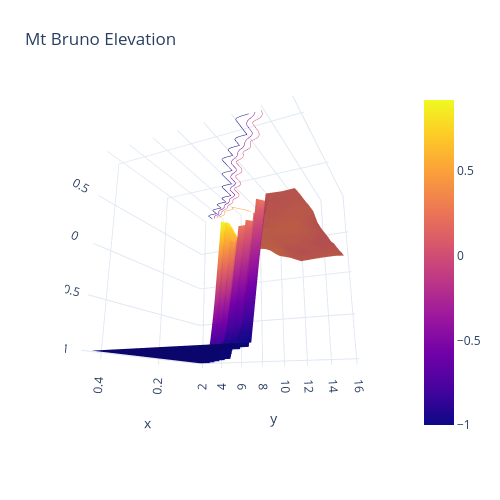

This figure's notebook cell:
### Code cell
#轮廓系数
show_3d(df_result,'silhouette')

### Figure 1 — Plotly figure (JSON) as saved in the notebook; plotly's stock layout.template omitted (floating-point values rounded to 4 significant figures; data arrays with more than 128 entries replaced by an {"elided": "..."} marker saying what was removed)
{"data": [{"contours": {"z": {"highlightcolor": "limegreen", "project": {"z": true}, "show": true, "usecolormap": true}}, "type": "surface", "x": [0.02, 0.05, 0.08, 0.11, 0.14, 0.17, 0.2, 0.23, 0.26, 0.29, 0.32, 0.35, 0.38, 0.41, 0.44, 0.47, 0.5, 0.53, 0.56, 0.59, 0.62, 0.65, 0.68, 0.71, 0.74, 0.77, 0.8, 0.83, 0.86, 0.89], "y": [2, 3, 4, 5, 6, 7, 8, 9, 10, 11, 12, 13, 14, 15, 16], "z": {"elided": "30x15 float values"}}], "layout": {"autosize": false, "height": 500, "margin": {"b": 65, "l": 65, "r": 50, "t": 90}, "scene": {"camera": {"eye": {"x": 1.87, "y": 0.88, "z": -0.64}}}, "title": {"text": "Mt Bruno Elevation"}, "width": 500, "xaxis": {"title": {"text": "<b>eps</b>"}}}}
